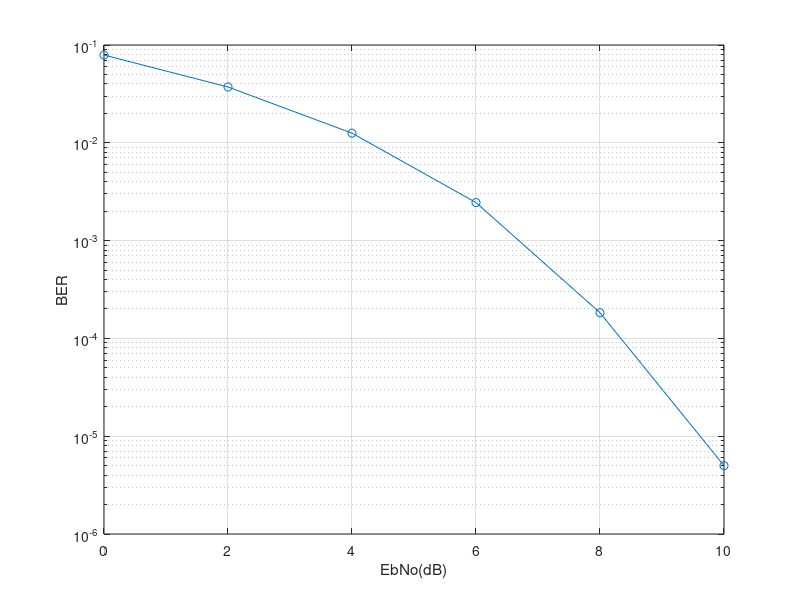

This figure's MATLAB source:
%%%%%%%%%%%%%%%%%%%%%%%%%%%%%%%%%%%%%%%%%%%%%%%%%%%%%%%%%%%%%%%%%%%%%%%%%%%
% This program is used to calculate the Bit Error Rate (BER) of QPSK in an 
% Additive White Gaussian Noise (AWGN) channel. The modulation and
% demodulation is done at baseband. Complex numbers are used to model the 
% in-phase and quadrature components of a QPSK signal. The length of the 
% symbol sequence and range of EbNo can be varied. 
%
% By Yasir Ahmed
% www.raymaps.com
%%%%%%%%%%%%%%%%%%%%%%%%%%%%%%%%%%%%%%%%%%%%%%%%%%%%%%%%%%%%%%%%%%%%%%%%%%%

clear all;                                            %Clear all variables
close all;                                            %Close all figures

l=1e6;
EbNodB=0:2:10;
EbNo=10.^(EbNodB/10);

for n=1:length(EbNodB)
    si=2*(round(rand(1,l))-0.5);                      %In-phase symbol generation
    sq=2*(round(rand(1,l))-0.5);                      %Quadrature symbol generation                
    s=si+j*sq;                                        %Adding the two parallel symbol streams
    w=(1/sqrt(2*EbNo(n)))*(randn(1,l)+j*randn(1,l));  %Random noise generation
    r=s+w;                                            %Received signal
    si_=sign(real(r));                                %In-phase demodulation
    sq_=sign(imag(r));                                %Quadrature demodulation
    ber1=(l-sum(si==si_))/l;                          %In-phase BER calculation
    ber2=(l-sum(sq==sq_))/l;                          %Quadrature BER calculation
    ber(n)=mean([ber1 ber2]);                         %Overall BER
end

semilogy(EbNodB, ber,'o-')                                 %Plot the BER
xlabel('EbNo(dB)')                                    %Label for x-axis
ylabel('BER')                                         %Label for y-axis
grid on                                               %Turning the grid on 